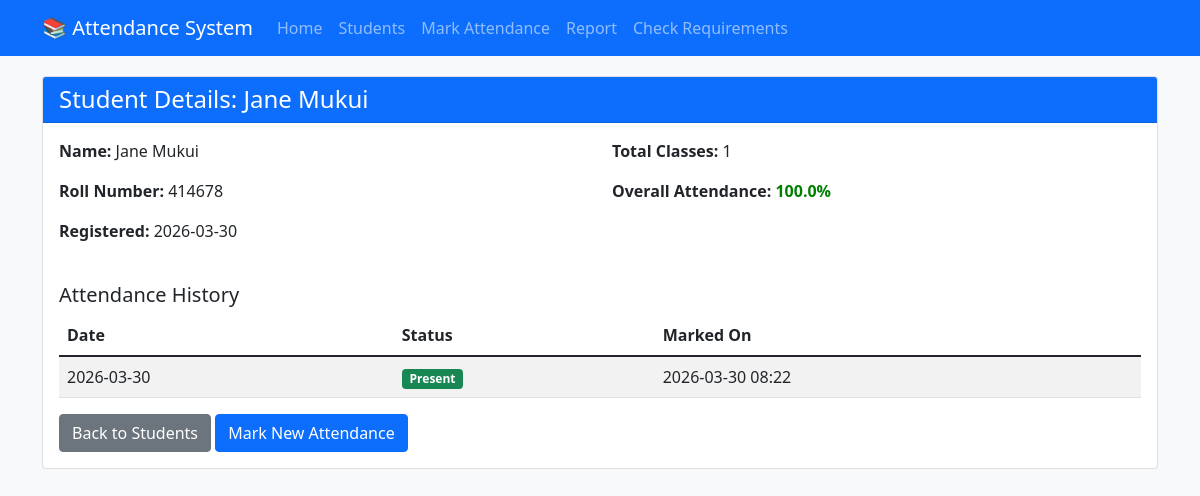
The app's page /student/1, older data.
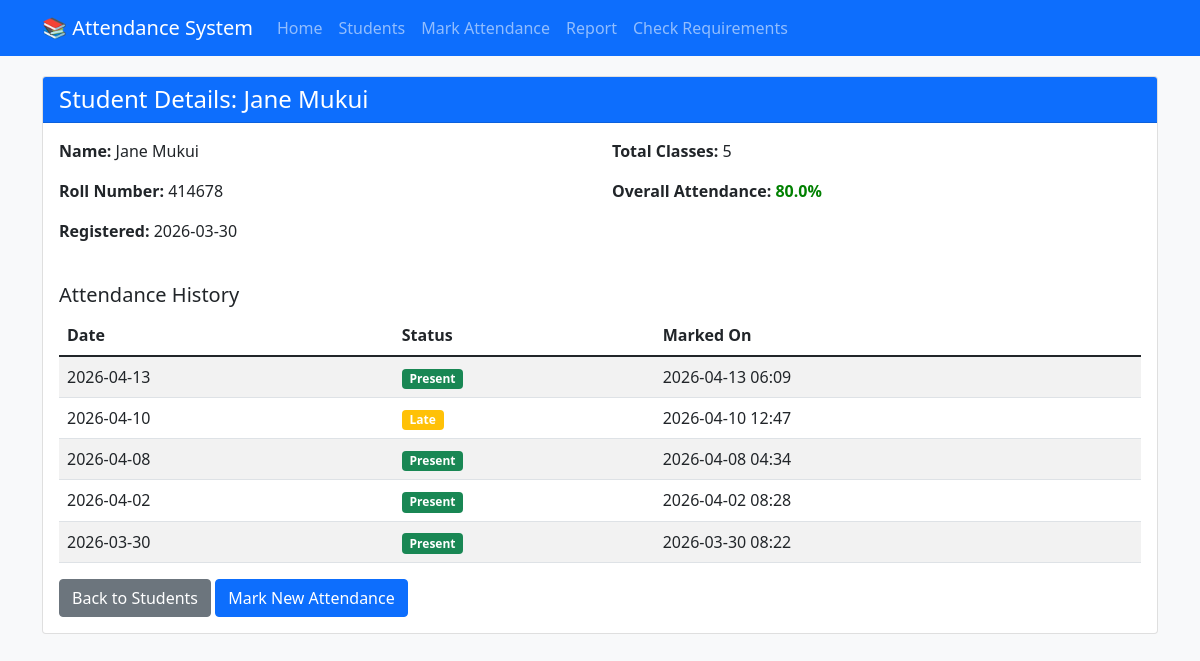
The same page, newer data.
### models.py (models this page shows, shortened)
class Attendance(db.Model):
    __tablename__ = 'attendance'
    id = db.Column(db.Integer, primary_key=True)
    student_id = db.Column(db.Integer, db.ForeignKey('students.id'), nullable=False)
    date = db.Column(db.Date, nullable=False)
    status = db.Column(db.String(20), nullable=False)  # 'Present', 'Absent', 'Late'
    created_at = db.Column(db.DateTime, default=datetime.utcnow)
    __table_args__ = (db.UniqueConstraint('student_id', 'date', name='unique_attendance'),)

### app.py (the view)
@app.route('/student/<int:student_id>')
def student_details(student_id):
    student = Student.query.get_or_404(student_id)
    attendance_records = Attendance.query.filter_by(student_id=student_id).order_by(Attendance.date.desc()).all()
    total_classes = len(attendance_records)
    present_count = sum(1 for record in attendance_records if record.status == 'Present')
    attendance_percentage = (present_count / total_classes * 100) if total_classes > 0 else 0
    return render_template('student_details.html',
                         student=student,
                         attendance_records=attendance_records,
                         attendance_percentage=round(attendance_percentage, 2))

### templates/student_details.html
{% extends "base.html" %}
{% block content %}
<div class="card">
    <div class="card-header bg-primary text-white">
        <h4 class="mb-0">Student Details: {{ student.name }}</h4>
    </div>
    <div class="card-body">
        <div class="row mb-4">
            <div class="col-md-6">
                <p><strong>Name:</strong> {{ student.name }}</p>
                <p><strong>Roll Number:</strong> {{ student.roll_number }}</p>
                <p><strong>Registered:</strong> {{ student.created_at.strftime('%Y-%m-%d') if student.created_at else 'N/A' }}</p>
            </div>
            <div class="col-md-6">
                <p><strong>Total Classes:</strong> {{ attendance_records|length }}</p>
                <p><strong>Overall Attendance:</strong>
                    <span class="attendance-percentage {% if attendance_percentage >= 75 %}percentage-high{% else %}percentage-low{% endif %}">
                        {{ attendance_percentage }}%
                    </span>
                </p>
            </div>
        </div>
        <h5>Attendance History</h5>
        <div class="table-responsive">
            <table class="table table-striped">
                <thead>
                    <tr>
                        <th>Date</th>
                        <th>Status</th>
                        <th>Marked On</th>
                    </tr>
                </thead>
                <tbody>
                    {% for record in attendance_records %}
                    <tr>
                        <td>{{ record.date }}</td>
                        <td>
                            <span class="badge {% if record.status == 'Present' %}bg-success{% elif record.status == 'Absent' %}bg-danger{% else %}bg-warning{% endif %}">
                                {{ record.status }}
                            </span>
                        </td>
                        <td>{{ record.created_at.strftime('%Y-%m-%d %H:%M') }}</td>
                    </tr>
                    {% else %}
                    <tr>
                        <td colspan="3" class="text-center">No attendance records found.</td>
                    </tr>
                    {% endfor %}
                </tbody>
            </table>
        </div>
        <a href="/students" class="btn btn-secondary">Back to Students</a>
        <a href="/mark_attendance" class="btn btn-primary">Mark New Attendance</a>
    </div>
</div>
{% endblock %}

Row changes from the older to the newer data that the page shows:
added Attendance: date "2026-04-13", status "Present", created_at "2026-04-13 06:09"
added Attendance: date "2026-04-10", status "Late", created_at "2026-04-10 12:47"
added Attendance: date "2026-04-08", status "Present", created_at "2026-04-08 04:34"
added Attendance: date "2026-04-02", status "Present", created_at "2026-04-02 08:28"
Text that changed along with them:
{{ attendance_records|length }}: "1" → "5"
{{ attendance_percentage }}: "100.0" → "80.0"
